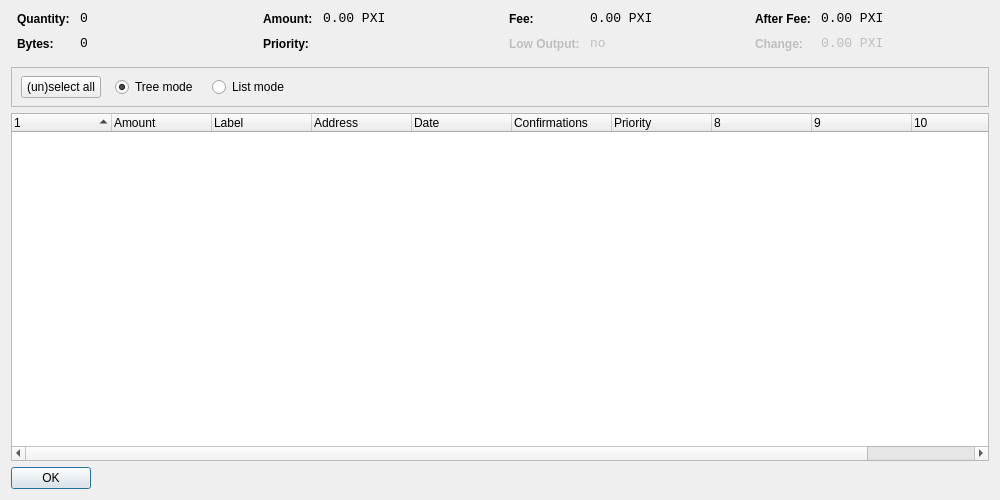
<?xml version="1.0" encoding="UTF-8"?>
<ui version="4.0">
 <class>CoinControlDialog</class>
 <widget class="QDialog" name="CoinControlDialog">
  <property name="geometry">
   <rect>
    <x>0</x>
    <y>0</y>
    <width>1000</width>
    <height>500</height>
   </rect>
  </property>
  <property name="windowTitle">
   <string>Coin Control</string>
  </property>
  <layout class="QVBoxLayout" name="verticalLayout">
   <item>
    <layout class="QHBoxLayout" name="horizontalLayoutTop" stretch="0,0,0,0">
     <property name="topMargin">
      <number>0</number>
     </property>
     <property name="bottomMargin">
      <number>10</number>
     </property>
     <item>
      <layout class="QFormLayout" name="formLayoutCoinControl1">
       <property name="horizontalSpacing">
        <number>10</number>
       </property>
       <property name="verticalSpacing">
        <number>10</number>
       </property>
       <property name="leftMargin">
        <number>6</number>
       </property>
       <property name="rightMargin">
        <number>6</number>
       </property>
       <item row="0" column="0">
        <widget class="QLabel" name="labelCoinControlQuantityText">
         <property name="styleSheet">
          <string notr="true">font-weight:bold;</string>
         </property>
         <property name="text">
          <string>Quantity:</string>
         </property>
        </widget>
       </item>
       <item row="0" column="1">
        <widget class="QLabel" name="labelCoinControlQuantity">
         <property name="font">
          <font>
           <family>Monospace</family>
           <pointsize>10</pointsize>
          </font>
         </property>
         <property name="cursor">
          <cursorShape>IBeamCursor</cursorShape>
         </property>
         <property name="contextMenuPolicy">
          <enum>Qt::ActionsContextMenu</enum>
         </property>
         <property name="text">
          <string notr="true">0</string>
         </property>
         <property name="textInteractionFlags">
          <set>Qt::LinksAccessibleByMouse|Qt::TextSelectableByKeyboard|Qt::TextSelectableByMouse</set>
         </property>
        </widget>
       </item>
       <item row="1" column="0">
        <widget class="QLabel" name="labelCoinControlBytesText">
         <property name="styleSheet">
          <string notr="true">font-weight:bold;</string>
         </property>
         <property name="text">
          <string>Bytes:</string>
         </property>
        </widget>
       </item>
       <item row="1" column="1">
        <widget class="QLabel" name="labelCoinControlBytes">
         <property name="font">
          <font>
           <family>Monospace</family>
           <pointsize>10</pointsize>
          </font>
         </property>
         <property name="cursor">
          <cursorShape>IBeamCursor</cursorShape>
         </property>
         <property name="contextMenuPolicy">
          <enum>Qt::ActionsContextMenu</enum>
         </property>
         <property name="text">
          <string notr="true">0</string>
         </property>
         <property name="textInteractionFlags">
          <set>Qt::LinksAccessibleByMouse|Qt::TextSelectableByKeyboard|Qt::TextSelectableByMouse</set>
         </property>
        </widget>
       </item>
      </layout>
     </item>
     <item>
      <layout class="QFormLayout" name="formLayoutCoinControl2">
       <property name="horizontalSpacing">
        <number>10</number>
       </property>
       <property name="verticalSpacing">
        <number>10</number>
       </property>
       <property name="leftMargin">
        <number>6</number>
       </property>
       <property name="rightMargin">
        <number>6</number>
       </property>
       <item row="0" column="0">
        <widget class="QLabel" name="labelCoinControlAmountText">
         <property name="styleSheet">
          <string notr="true">font-weight:bold;</string>
         </property>
         <property name="text">
          <string>Amount:</string>
         </property>
        </widget>
       </item>
       <item row="0" column="1">
        <widget class="QLabel" name="labelCoinControlAmount">
         <property name="font">
          <font>
           <family>Monospace</family>
           <pointsize>10</pointsize>
          </font>
         </property>
         <property name="cursor">
          <cursorShape>IBeamCursor</cursorShape>
         </property>
         <property name="contextMenuPolicy">
          <enum>Qt::ActionsContextMenu</enum>
         </property>
         <property name="text">
          <string notr="true">0.00 PXI</string>
         </property>
         <property name="textInteractionFlags">
          <set>Qt::LinksAccessibleByMouse|Qt::TextSelectableByKeyboard|Qt::TextSelectableByMouse</set>
         </property>
        </widget>
       </item>
       <item row="1" column="0">
        <widget class="QLabel" name="labelCoinControlPriorityText">
         <property name="styleSheet">
          <string notr="true">font-weight:bold;</string>
         </property>
         <property name="text">
          <string>Priority:</string>
         </property>
        </widget>
       </item>
       <item row="1" column="1">
        <widget class="QLabel" name="labelCoinControlPriority">
         <property name="font">
          <font>
           <family>Monospace</family>
           <pointsize>10</pointsize>
          </font>
         </property>
         <property name="cursor">
          <cursorShape>IBeamCursor</cursorShape>
         </property>
         <property name="contextMenuPolicy">
          <enum>Qt::ActionsContextMenu</enum>
         </property>
         <property name="text">
          <string/>
         </property>
         <property name="textInteractionFlags">
          <set>Qt::LinksAccessibleByMouse|Qt::TextSelectableByKeyboard|Qt::TextSelectableByMouse</set>
         </property>
        </widget>
       </item>
      </layout>
     </item>
     <item>
      <layout class="QFormLayout" name="formLayoutCoinControl3">
       <property name="horizontalSpacing">
        <number>10</number>
       </property>
       <property name="verticalSpacing">
        <number>10</number>
       </property>
       <property name="leftMargin">
        <number>6</number>
       </property>
       <property name="rightMargin">
        <number>6</number>
       </property>
       <item row="0" column="0">
        <widget class="QLabel" name="labelCoinControlFeeText">
         <property name="styleSheet">
          <string notr="true">font-weight:bold;</string>
         </property>
         <property name="text">
          <string>Fee:</string>
         </property>
        </widget>
       </item>
       <item row="0" column="1">
        <widget class="QLabel" name="labelCoinControlFee">
         <property name="font">
          <font>
           <family>Monospace</family>
           <pointsize>10</pointsize>
          </font>
         </property>
         <property name="cursor">
          <cursorShape>IBeamCursor</cursorShape>
         </property>
         <property name="contextMenuPolicy">
          <enum>Qt::ActionsContextMenu</enum>
         </property>
         <property name="text">
          <string notr="true">0.00 PXI</string>
         </property>
         <property name="textInteractionFlags">
          <set>Qt::LinksAccessibleByMouse|Qt::TextSelectableByKeyboard|Qt::TextSelectableByMouse</set>
         </property>
        </widget>
       </item>
       <item row="1" column="0">
        <widget class="QLabel" name="labelCoinControlLowOutputText">
         <property name="enabled">
          <bool>false</bool>
         </property>
         <property name="styleSheet">
          <string notr="true">font-weight:bold;</string>
         </property>
         <property name="text">
          <string>Low Output:</string>
         </property>
        </widget>
       </item>
       <item row="1" column="1">
        <widget class="QLabel" name="labelCoinControlLowOutput">
         <property name="enabled">
          <bool>false</bool>
         </property>
         <property name="font">
          <font>
           <family>Monospace</family>
           <pointsize>10</pointsize>
          </font>
         </property>
         <property name="cursor">
          <cursorShape>IBeamCursor</cursorShape>
         </property>
         <property name="contextMenuPolicy">
          <enum>Qt::ActionsContextMenu</enum>
         </property>
         <property name="text">
          <string notr="true">no</string>
         </property>
         <property name="textInteractionFlags">
          <set>Qt::LinksAccessibleByMouse|Qt::TextSelectableByKeyboard|Qt::TextSelectableByMouse</set>
         </property>
        </widget>
       </item>
      </layout>
     </item>
     <item>
      <layout class="QFormLayout" name="formLayoutCoinControl4">
       <property name="horizontalSpacing">
        <number>10</number>
       </property>
       <property name="verticalSpacing">
        <number>10</number>
       </property>
       <property name="leftMargin">
        <number>6</number>
       </property>
       <property name="rightMargin">
        <number>6</number>
       </property>
       <item row="0" column="0">
        <widget class="QLabel" name="labelCoinControlAfterFeeText">
         <property name="styleSheet">
          <string notr="true">font-weight:bold;</string>
         </property>
         <property name="text">
          <string>After Fee:</string>
         </property>
        </widget>
       </item>
       <item row="0" column="1">
        <widget class="QLabel" name="labelCoinControlAfterFee">
         <property name="font">
          <font>
           <family>Monospace</family>
           <pointsize>10</pointsize>
          </font>
         </property>
         <property name="cursor">
          <cursorShape>IBeamCursor</cursorShape>
         </property>
         <property name="contextMenuPolicy">
          <enum>Qt::ActionsContextMenu</enum>
         </property>
         <property name="text">
          <string notr="true">0.00 PXI</string>
         </property>
         <property name="textInteractionFlags">
          <set>Qt::LinksAccessibleByMouse|Qt::TextSelectableByKeyboard|Qt::TextSelectableByMouse</set>
         </property>
        </widget>
       </item>
       <item row="1" column="0">
        <widget class="QLabel" name="labelCoinControlChangeText">
         <property name="enabled">
          <bool>false</bool>
         </property>
         <property name="styleSheet">
          <string notr="true">font-weight:bold;</string>
         </property>
         <property name="text">
          <string>Change:</string>
         </property>
        </widget>
       </item>
       <item row="1" column="1">
        <widget class="QLabel" name="labelCoinControlChange">
         <property name="enabled">
          <bool>false</bool>
         </property>
         <property name="font">
          <font>
           <family>Monospace</family>
           <pointsize>10</pointsize>
          </font>
         </property>
         <property name="cursor">
          <cursorShape>IBeamCursor</cursorShape>
         </property>
         <property name="contextMenuPolicy">
          <enum>Qt::ActionsContextMenu</enum>
         </property>
         <property name="text">
          <string notr="true">0.00 PXI</string>
         </property>
         <property name="textInteractionFlags">
          <set>Qt::LinksAccessibleByMouse|Qt::TextSelectableByKeyboard|Qt::TextSelectableByMouse</set>
         </property>
        </widget>
       </item>
      </layout>
     </item>
    </layout>
   </item>
   <item>
    <widget class="QFrame" name="frame">
     <property name="minimumSize">
      <size>
       <width>0</width>
       <height>40</height>
      </size>
     </property>
     <property name="frameShape">
      <enum>QFrame::StyledPanel</enum>
     </property>
     <property name="frameShadow">
      <enum>QFrame::Sunken</enum>
     </property>
     <widget class="QWidget" name="horizontalLayoutWidget">
      <property name="geometry">
       <rect>
        <x>10</x>
        <y>0</y>
        <width>781</width>
        <height>41</height>
       </rect>
      </property>
      <layout class="QHBoxLayout" name="horizontalLayoutPanel" stretch="0,0,0,0,0">
       <property name="spacing">
        <number>14</number>
       </property>
       <item>
        <widget class="QPushButton" name="pushButtonSelectAll">
         <property name="sizePolicy">
          <sizepolicy hsizetype="Maximum" vsizetype="Fixed">
           <horstretch>0</horstretch>
           <verstretch>0</verstretch>
          </sizepolicy>
         </property>
         <property name="text">
          <string>(un)select all</string>
         </property>
        </widget>
       </item>
       <item>
        <widget class="QRadioButton" name="radioTreeMode">
         <property name="sizePolicy">
          <sizepolicy hsizetype="Maximum" vsizetype="Fixed">
           <horstretch>0</horstretch>
           <verstretch>0</verstretch>
          </sizepolicy>
         </property>
         <property name="text">
          <string>Tree mode</string>
         </property>
         <property name="checked">
          <bool>true</bool>
         </property>
        </widget>
       </item>
       <item>
        <widget class="QRadioButton" name="radioListMode">
         <property name="sizePolicy">
          <sizepolicy hsizetype="Maximum" vsizetype="Fixed">
           <horstretch>0</horstretch>
           <verstretch>0</verstretch>
          </sizepolicy>
         </property>
         <property name="text">
          <string>List mode</string>
         </property>
        </widget>
       </item>
       <item>
        <spacer name="horizontalSpacer">
         <property name="orientation">
          <enum>Qt::Horizontal</enum>
         </property>
         <property name="sizeHint" stdset="0">
          <size>
           <width>40</width>
           <height>20</height>
          </size>
         </property>
        </spacer>
       </item>
      </layout>
     </widget>
    </widget>
   </item>
   <item>
    <widget class="CoinControlTreeWidget" name="treeWidget">
     <property name="contextMenuPolicy">
      <enum>Qt::CustomContextMenu</enum>
     </property>
     <property name="sortingEnabled">
      <bool>false</bool>
     </property>
     <property name="columnCount">
      <number>11</number>
     </property>
     <attribute name="headerShowSortIndicator" stdset="0">
      <bool>true</bool>
     </attribute>
     <attribute name="headerStretchLastSection">
      <bool>false</bool>
     </attribute>
     <column>
      <property name="text">
       <string/>
      </property>
     </column>
     <column>
      <property name="text">
       <string>Amount</string>
      </property>
     </column>
     <column>
      <property name="text">
       <string>Label</string>
      </property>
     </column>
     <column>
      <property name="text">
       <string>Address</string>
      </property>
     </column>
     <column>
      <property name="text">
       <string>Date</string>
      </property>
     </column>
     <column>
      <property name="text">
       <string>Confirmations</string>
      </property>
      <property name="toolTip">
       <string>Confirmed</string>
      </property>
     </column>
     <column>
      <property name="text">
       <string>Priority</string>
      </property>
     </column>
     <column>
      <property name="text">
       <string/>
      </property>
     </column>
     <column>
      <property name="text">
       <string/>
      </property>
     </column>
     <column>
      <property name="text">
       <string/>
      </property>
     </column>
     <column>
      <property name="text">
       <string/>
      </property>
     </column>
    </widget>
   </item>
   <item>
    <widget class="QDialogButtonBox" name="buttonBox">
     <property name="sizePolicy">
      <sizepolicy hsizetype="Maximum" vsizetype="Fixed">
       <horstretch>0</horstretch>
       <verstretch>0</verstretch>
      </sizepolicy>
     </property>
     <property name="orientation">
      <enum>Qt::Horizontal</enum>
     </property>
     <property name="standardButtons">
      <set>QDialogButtonBox::Ok</set>
     </property>
    </widget>
   </item>
  </layout>
 </widget>
 <customwidgets>
  <customwidget>
   <class>CoinControlTreeWidget</class>
   <extends>QTreeWidget</extends>
   <header>coincontroltreewidget.h</header>
  </customwidget>
 </customwidgets>
 <resources/>
 <connections/>
</ui>
